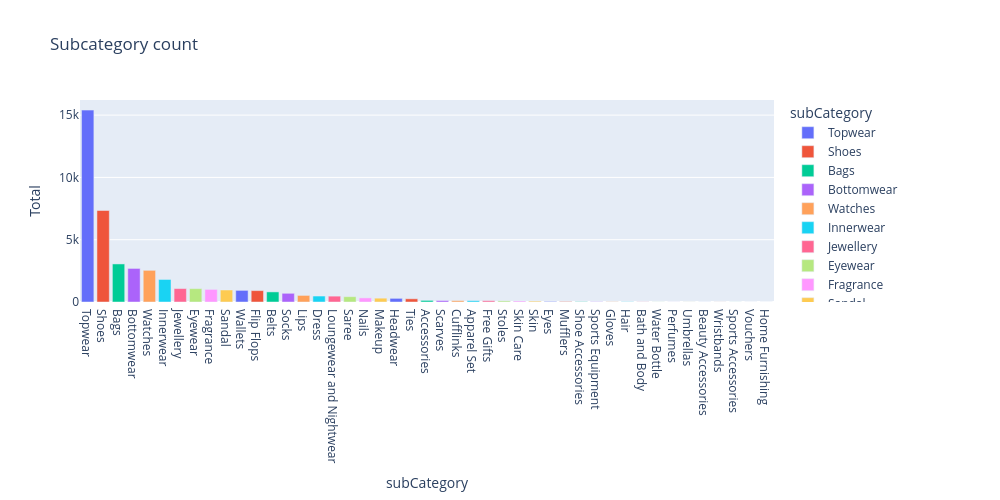

Write notebook code for a chart like this one.
### Markdown cell above
Products in summer season occupy big portion of dataset

### Code cell
styles_df_sub = styles_df.groupby('subCategory')['subCategory'].count().reset_index(name='Total').sort_values('Total', ascending=False)
fig = px.bar(styles_df_sub,
             x='subCategory',
             y='Total',
             color='subCategory',
             title='Subcategory count',
             height=500,
             width=1000)

fig.show()

### Figure 1 — Plotly figure (JSON) as saved in the notebook; plotly's stock layout.template omitted (floating-point values rounded to 4 significant figures)
{"data": [{"hovertemplate": "subCategory=%{x}<br>Total=%{y}<extra></extra>", "legendgroup": "Topwear", "marker": {"color": "#636efa", "pattern": {"shape": ""}}, "name": "Topwear", "orientation": "v", "showlegend": true, "textposition": "auto", "type": "bar", "x": ["Topwear"], "xaxis": "x", "y": [15402], "yaxis": "y"}, {"hovertemplate": "subCategory=%{x}<br>Total=%{y}<extra></extra>", "legendgroup": "Shoes", "marker": {"color": "#EF553B", "pattern": {"shape": ""}}, "name": "Shoes", "orientation": "v", "showlegend": true, "textposition": "auto", "type": "bar", "x": ["Shoes"], "xaxis": "x", "y": [7343], "yaxis": "y"}, {"hovertemplate": "subCategory=%{x}<br>Total=%{y}<extra></extra>", "legendgroup": "Bags", "marker": {"color": "#00cc96", "pattern": {"shape": ""}}, "name": "Bags", "orientation": "v", "showlegend": true, "textposition": "auto", "type": "bar", "x": ["Bags"], "xaxis": "x", "y": [3055], "yaxis": "y"}, {"hovertemplate": "subCategory=%{x}<br>Total=%{y}<extra></extra>", "legendgroup": "Bottomwear", "marker": {"color": "#ab63fa", "pattern": {"shape": ""}}, "name": "Bottomwear", "orientation": "v", "showlegend": true, "textposition": "auto", "type": "bar", "x": ["Bottomwear"], "xaxis": "x", "y": [2694], "yaxis": "y"}, {"hovertemplate": "subCategory=%{x}<br>Total=%{y}<extra></extra>", "legendgroup": "Watches", "marker": {"color": "#FFA15A", "pattern": {"shape": ""}}, "name": "Watches", "orientation": "v", "showlegend": true, "textposition": "auto", "type": "bar", "x": ["Watches"], "xaxis": "x", "y": [2542], "yaxis": "y"}, {"hovertemplate": "subCategory=%{x}<br>Total=%{y}<extra></extra>", "legendgroup": "Innerwear", "marker": {"color": "#19d3f3", "pattern": {"shape": ""}}, "name": "Innerwear", "orientation": "v", "showlegend": true, "textposition": "auto", "type": "bar", "x": ["Innerwear"], "xaxis": "x", "y": [1808], "yaxis": "y"}, {"hovertemplate": "subCategory=%{x}<br>Total=%{y}<extra></extra>", "legendgroup": "Jewellery", "marker": {"color": "#FF6692", "pattern": {"shape": ""}}, "name": "Jewellery", "orientation": "v", "showlegend": true, "textposition": "auto", "type": "bar", "x": ["Jewellery"], "xaxis": "x", "y": [1079], "yaxis": "y"}, {"hovertemplate": "subCategory=%{x}<br>Total=%{y}<extra></extra>", "legendgroup": "Eyewear", "marker": {"color": "#B6E880", "pattern": {"shape": ""}}, "name": "Eyewear", "orientation": "v", "showlegend": true, "textposition": "auto", "type": "bar", "x": ["Eyewear"], "xaxis": "x", "y": [1073], "yaxis": "y"}, {"hovertemplate": "subCategory=%{x}<br>Total=%{y}<extra></extra>", "legendgroup": "Fragrance", "marker": {"color": "#FF97FF", "pattern": {"shape": ""}}, "name": "Fragrance", "orientation": "v", "showlegend": true, "textposition": "auto", "type": "bar", "x": ["Fragrance"], "xaxis": "x", "y": [1011], "yaxis": "y"}, {"hovertemplate": "subCategory=%{x}<br>Total=%{y}<extra></extra>", "legendgroup": "Sandal", "marker": {"color": "#FECB52", "pattern": {"shape": ""}}, "name": "Sandal", "orientation": "v", "showlegend": true, "textposition": "auto", "type": "bar", "x": ["Sandal"], "xaxis": "x", "y": [963], "yaxis": "y"}, {"hovertemplate": "subCategory=%{x}<br>Total=%{y}<extra></extra>", "legendgroup": "Wallets", "marker": {"color": "#636efa", "pattern": {"shape": ""}}, "name": "Wallets", "orientation": "v", "showlegend": true, "textposition": "auto", "type": "bar", "x": ["Wallets"], "xaxis": "x", "y": [933], "yaxis": "y"}, {"hovertemplate": "subCategory=%{x}<br>Total=%{y}<extra></extra>", "legendgroup": "Flip Flops", "marker": {"color": "#EF553B", "pattern": {"shape": ""}}, "name": "Flip Flops", "orientation": "v", "showlegend": true, "textposition": "auto", "type": "bar", "x": ["Flip Flops"], "xaxis": "x", "y": [913], "yaxis": "y"}, {"hovertemplate": "subCategory=%{x}<br>Total=%{y}<extra></extra>", "legendgroup": "Belts", "marker": {"color": "#00cc96", "pattern": {"shape": ""}}, "name": "Belts", "orientation": "v", "showlegend": true, "textposition": "auto", "type": "bar", "x": ["Belts"], "xaxis": "x", "y": [811], "yaxis": "y"}, {"hovertemplate": "subCategory=%{x}<br>Total=%{y}<extra></extra>", "legendgroup": "Socks", "marker": {"color": "#ab63fa", "pattern": {"shape": ""}}, "name": "Socks", "orientation": "v", "showlegend": true, "textposition": "auto", "type": "bar", "x": ["Socks"], "xaxis": "x", "y": [698], "yaxis": "y"}, {"hovertemplate": "subCategory=%{x}<br>Total=%{y}<extra></extra>", "legendgroup": "Lips", "marker": {"color": "#FFA15A", "pattern": {"shape": ""}}, "name": "Lips", "orientation": "v", "showlegend": true, "textposition": "auto", "type": "bar", "x": ["Lips"], "xaxis": "x", "y": [527], "yaxis": "y"}, {"hovertemplate": "subCategory=%{x}<br>Total=%{y}<extra></extra>", "legendgroup": "Dress", "marker": {"color": "#19d3f3", "pattern": {"shape": ""}}, "name": "Dress", "orientation": "v", "showlegend": true, "textposition": "auto", "type": "bar", "x": ["Dress"], "xaxis": "x", "y": [478], "yaxis": "y"}, {"hovertemplate": "subCategory=%{x}<br>Total=%{y}<extra></extra>", "legendgroup": "Loungewear and Nightwear", "marker": {"color": "#FF6692", "pattern": {"shape": ""}}, "name": "Loungewear and Nightwear", "orientation": "v", "showlegend": true, "textposition": "auto", "type": "bar", "x": ["Loungewear and Nightwear"], "xaxis": "x", "y": [470], "yaxis": "y"}, {"hovertemplate": "subCategory=%{x}<br>Total=%{y}<extra></extra>", "legendgroup": "Saree", "marker": {"color": "#B6E880", "pattern": {"shape": ""}}, "name": "Saree", "orientation": "v", "showlegend": true, "textposition": "auto", "type": "bar", "x": ["Saree"], "xaxis": "x", "y": [427], "yaxis": "y"}, {"hovertemplate": "subCategory=%{x}<br>Total=%{y}<extra></extra>", "legendgroup": "Nails", "marker": {"color": "#FF97FF", "pattern": {"shape": ""}}, "name": "Nails", "orientation": "v", "showlegend": true, "textposition": "auto", "type": "bar", "x": ["Nails"], "xaxis": "x", "y": [329], "yaxis": "y"}, {"hovertemplate": "subCategory=%{x}<br>Total=%{y}<extra></extra>", "legendgroup": "Makeup", "marker": {"color": "#FECB52", "pattern": {"shape": ""}}, "name": "Makeup", "orientation": "v", "showlegend": true, "textposition": "auto", "type": "bar", "x": ["Makeup"], "xaxis": "x", "y": [307], "yaxis": "y"}, {"hovertemplate": "subCategory=%{x}<br>Total=%{y}<extra></extra>", "legendgroup": "Headwear", "marker": {"color": "#636efa", "pattern": {"shape": ""}}, "name": "Headwear", "orientation": "v", "showlegend": true, "textposition": "auto", "type": "bar", "x": ["Headwear"], "xaxis": "x", "y": [293], "yaxis": "y"}, {"hovertemplate": "subCategory=%{x}<br>Total=%{y}<extra></extra>", "legendgroup": "Ties", "marker": {"color": "#EF553B", "pattern": {"shape": ""}}, "name": "Ties", "orientation": "v", "showlegend": true, "textposition": "auto", "type": "bar", "x": ["Ties"], "xaxis": "x", "y": [258], "yaxis": "y"}, {"hovertemplate": "subCategory=%{x}<br>Total=%{y}<extra></extra>", "legendgroup": "Accessories", "marker": {"color": "#00cc96", "pattern": {"shape": ""}}, "name": "Accessories", "orientation": "v", "showlegend": true, "textposition": "auto", "type": "bar", "x": ["Accessories"], "xaxis": "x", "y": [129], "yaxis": "y"}, {"hovertemplate": "subCategory=%{x}<br>Total=%{y}<extra></extra>", "legendgroup": "Scarves", "marker": {"color": "#ab63fa", "pattern": {"shape": ""}}, "name": "Scarves", "orientation": "v", "showlegend": true, "textposition": "auto", "type": "bar", "x": ["Scarves"], "xaxis": "x", "y": [118], "yaxis": "y"}, {"hovertemplate": "subCategory=%{x}<br>Total=%{y}<extra></extra>", "legendgroup": "Cufflinks", "marker": {"color": "#FFA15A", "pattern": {"shape": ""}}, "name": "Cufflinks", "orientation": "v", "showlegend": true, "textposition": "auto", "type": "bar", "x": ["Cufflinks"], "xaxis": "x", "y": [108], "yaxis": "y"}, {"hovertemplate": "subCategory=%{x}<br>Total=%{y}<extra></extra>", "legendgroup": "Apparel Set", "marker": {"color": "#19d3f3", "pattern": {"shape": ""}}, "name": "Apparel Set", "orientation": "v", "showlegend": true, "textposition": "auto", "type": "bar", "x": ["Apparel Set"], "xaxis": "x", "y": [106], "yaxis": "y"}, {"hovertemplate": "subCategory=%{x}<br>Total=%{y}<extra></extra>", "legendgroup": "Free Gifts", "marker": {"color": "#FF6692", "pattern": {"shape": ""}}, "name": "Free Gifts", "orientation": "v", "showlegend": true, "textposition": "auto", "type": "bar", "x": ["Free Gifts"], "xaxis": "x", "y": [104], "yaxis": "y"}, {"hovertemplate": "subCategory=%{x}<br>Total=%{y}<extra></extra>", "legendgroup": "Stoles", "marker": {"color": "#B6E880", "pattern": {"shape": ""}}, "name": "Stoles", "orientation": "v", "showlegend": true, "textposition": "auto", "type": "bar", "x": ["Stoles"], "xaxis": "x", "y": [90], "yaxis": "y"}, {"hovertemplate": "subCategory=%{x}<br>Total=%{y}<extra></extra>", "legendgroup": "Skin Care", "marker": {"color": "#FF97FF", "pattern": {"shape": ""}}, "name": "Skin Care", "orientation": "v", "showlegend": true, "textposition": "auto", "type": "bar", "x": ["Skin Care"], "xaxis": "x", "y": [77], "yaxis": "y"}, {"hovertemplate": "subCategory=%{x}<br>Total=%{y}<extra></extra>", "legendgroup": "Skin", "marker": {"color": "#FECB52", "pattern": {"shape": ""}}, "name": "Skin", "orientation": "v", "showlegend": true, "textposition": "auto", "type": "bar", "x": ["Skin"], "xaxis": "x", "y": [69], "yaxis": "y"}, {"hovertemplate": "subCategory=%{x}<br>Total=%{y}<extra></extra>", "legendgroup": "Eyes", "marker": {"color": "#636efa", "pattern": {"shape": ""}}, "name": "Eyes", "orientation": "v", "showlegend": true, "textposition": "auto", "type": "bar", "x": ["Eyes"], "xaxis": "x", "y": [43], "yaxis": "y"}, {"hovertemplate": "subCategory=%{x}<br>Total=%{y}<extra></extra>", "legendgroup": "Mufflers", "marker": {"color": "#EF553B", "pattern": {"shape": ""}}, "name": "Mufflers", "orientation": "v", "showlegend": true, "textposition": "auto", "type": "bar", "x": ["Mufflers"], "xaxis": "x", "y": [38], "yaxis": "y"}, {"hovertemplate": "subCategory=%{x}<br>Total=%{y}<extra></extra>", "legendgroup": "Shoe Accessories", "marker": {"color": "#00cc96", "pattern": {"shape": ""}}, "name": "Shoe Accessories", "orientation": "v", "showlegend": true, "textposition": "auto", "type": "bar", "x": ["Shoe Accessories"], "xaxis": "x", "y": [24], "yaxis": "y"}, {"hovertemplate": "subCategory=%{x}<br>Total=%{y}<extra></extra>", "legendgroup": "Sports Equipment", "marker": {"color": "#ab63fa", "pattern": {"shape": ""}}, "name": "Sports Equipment", "orientation": "v", "showlegend": true, "textposition": "auto", "type": "bar", "x": ["Sports Equipment"], "xaxis": "x", "y": [21], "yaxis": "y"}, {"hovertemplate": "subCategory=%{x}<br>Total=%{y}<extra></extra>", "legendgroup": "Gloves", "marker": {"color": "#FFA15A", "pattern": {"shape": ""}}, "name": "Gloves", "orientation": "v", "showlegend": true, "textposition": "auto", "type": "bar", "x": ["Gloves"], "xaxis": "x", "y": [20], "yaxis": "y"}, {"hovertemplate": "subCategory=%{x}<br>Total=%{y}<extra></extra>", "legendgroup": "Hair", "marker": {"color": "#19d3f3", "pattern": {"shape": ""}}, "name": "Hair", "orientation": "v", "showlegend": true, "textposition": "auto", "type": "bar", "x": ["Hair"], "xaxis": "x", "y": [19], "yaxis": "y"}, {"hovertemplate": "subCategory=%{x}<br>Total=%{y}<extra></extra>", "legendgroup": "Bath and Body", "marker": {"color": "#FF6692", "pattern": {"shape": ""}}, "name": "Bath and Body", "orientation": "v", "showlegend": true, "textposition": "auto", "type": "bar", "x": ["Bath and Body"], "xaxis": "x", "y": [12], "yaxis": "y"}, {"hovertemplate": "subCategory=%{x}<br>Total=%{y}<extra></extra>", "legendgroup": "Water Bottle", "marker": {"color": "#B6E880", "pattern": {"shape": ""}}, "name": "Water Bottle", "orientation": "v", "showlegend": true, "textposition": "auto", "type": "bar", "x": ["Water Bottle"], "xaxis": "x", "y": [7], "yaxis": "y"}, {"hovertemplate": "subCategory=%{x}<br>Total=%{y}<extra></extra>", "legendgroup": "Perfumes", "marker": {"color": "#FF97FF", "pattern": {"shape": ""}}, "name": "Perfumes", "orientation": "v", "showlegend": true, "textposition": "auto", "type": "bar", "x": ["Perfumes"], "xaxis": "x", "y": [6], "yaxis": "y"}, {"hovertemplate": "subCategory=%{x}<br>Total=%{y}<extra></extra>", "legendgroup": "Umbrellas", "marker": {"color": "#FECB52", "pattern": {"shape": ""}}, "name": "Umbrellas", "orientation": "v", "showlegend": true, "textposition": "auto", "type": "bar", "x": ["Umbrellas"], "xaxis": "x", "y": [6], "yaxis": "y"}, {"hovertemplate": "subCategory=%{x}<br>Total=%{y}<extra></extra>", "legendgroup": "Beauty Accessories", "marker": {"color": "#636efa", "pattern": {"shape": ""}}, "name": "Beauty Accessories", "orientation": "v", "showlegend": true, "textposition": "auto", "type": "bar", "x": ["Beauty Accessories"], "xaxis": "x", "y": [4], "yaxis": "y"}, {"hovertemplate": "subCategory=%{x}<br>Total=%{y}<extra></extra>", "legendgroup": "Wristbands", "marker": {"color": "#EF553B", "pattern": {"shape": ""}}, "name": "Wristbands", "orientation": "v", "showlegend": true, "textposition": "auto", "type": "bar", "x": ["Wristbands"], "xaxis": "x", "y": [4], "yaxis": "y"}, {"hovertemplate": "subCategory=%{x}<br>Total=%{y}<extra></extra>", "legendgroup": "Sports Accessories", "marker": {"color": "#00cc96", "pattern": {"shape": ""}}, "name": "Sports Accessories", "orientation": "v", "showlegend": true, "textposition": "auto", "type": "bar", "x": ["Sports Accessories"], "xaxis": "x", "y": [3], "yaxis": "y"}, {"hovertemplate": "subCategory=%{x}<br>Total=%{y}<extra></extra>", "legendgroup": "Vouchers", "marker": {"color": "#ab63fa", "pattern": {"shape": ""}}, "name": "Vouchers", "orientation": "v", "showlegend": true, "textposition": "auto", "type": "bar", "x": ["Vouchers"], "xaxis": "x", "y": [1], "yaxis": "y"}, {"hovertemplate": "subCategory=%{x}<br>Total=%{y}<extra></extra>", "legendgroup": "Home Furnishing", "marker": {"color": "#FFA15A", "pattern": {"shape": ""}}, "name": "Home Furnishing", "orientation": "v", "showlegend": true, "textposition": "auto", "type": "bar", "x": ["Home Furnishing"], "xaxis": "x", "y": [1], "yaxis": "y"}], "layout": {"barmode": "relative", "height": 500, "legend": {"title": {"text": "subCategory"}, "tracegroupgap": 0}, "title": {"text": "Subcategory count"}, "width": 1000, "xaxis": {"anchor": "y", "categoryarray": ["Topwear", "Shoes", "Bags", "Bottomwear", "Watches", "Innerwear", "Jewellery", "Eyewear", "Fragrance", "Sandal", "Wallets", "Flip Flops", "Belts", "Socks", "Lips", "Dress", "Loungewear and Nightwear", "Saree", "Nails", "Makeup", "Headwear", "Ties", "Accessories", "Scarves", "Cufflinks", "Apparel Set", "Free Gifts", "Stoles", "Skin Care", "Skin", "Eyes", "Mufflers", "Shoe Accessories", "Sports Equipment", "Gloves", "Hair", "Bath and Body", "Water Bottle", "Perfumes", "Umbrellas", "Beauty Accessories", "Wristbands", "Sports Accessories", "Vouchers", "Home Furnishing"], "categoryorder": "array", "domain": [0, 1], "title": {"text": "subCategory"}}, "yaxis": {"anchor": "x", "domain": [0, 1], "title": {"text": "Total"}}}}
